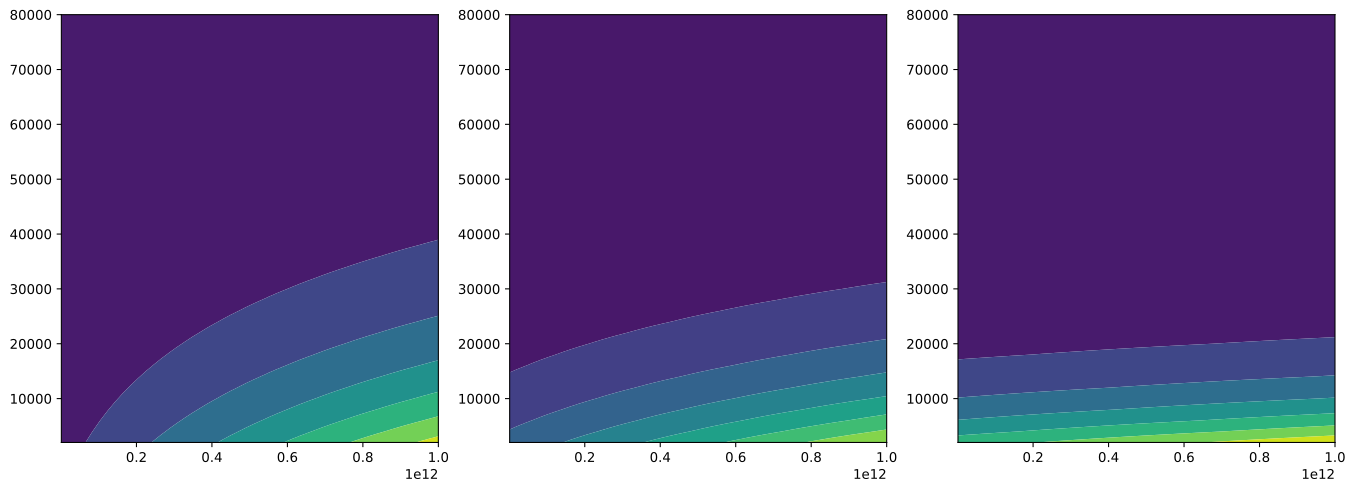

Generate this figure with Python:
import pyarts3 as pyarts
import numpy as np

flux = pyarts.arts.DisortFlux()
flux.freq_grid = pyarts.arts.AscendingGrid(np.linspace(1e9, 1e12, 50))
flux.alt_grid = pyarts.arts.DescendingGrid(np.linspace(80e3, 0, 41))
alts_layers = 0.5 * (flux.alt_grid[:-1] + flux.alt_grid[1:])
flux.up = pyarts.arts.Matrix(np.outer(np.linspace(10, 100, 50), np.exp(-alts_layers/20e3)))
flux.down_diffuse = pyarts.arts.Matrix(np.outer(np.linspace(50, 150, 50), np.exp(-alts_layers/15e3)))
flux.down_direct = pyarts.arts.Matrix(np.outer(np.linspace(200, 300, 50),  np.exp(-alts_layers/10e3)))
fig, ax = pyarts.plots.DisortFlux.plot(flux)
